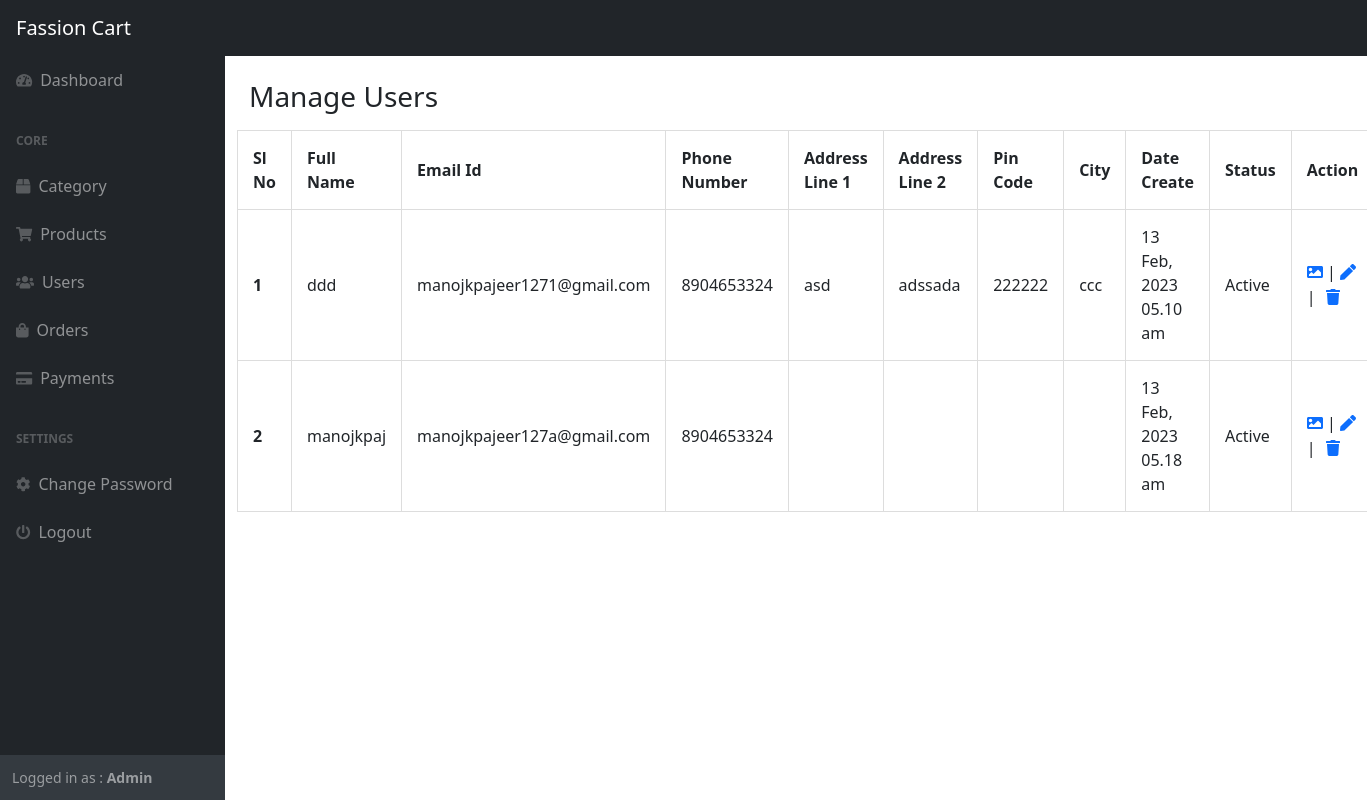
Before: /admin/user.php (signed in) with the older database file.
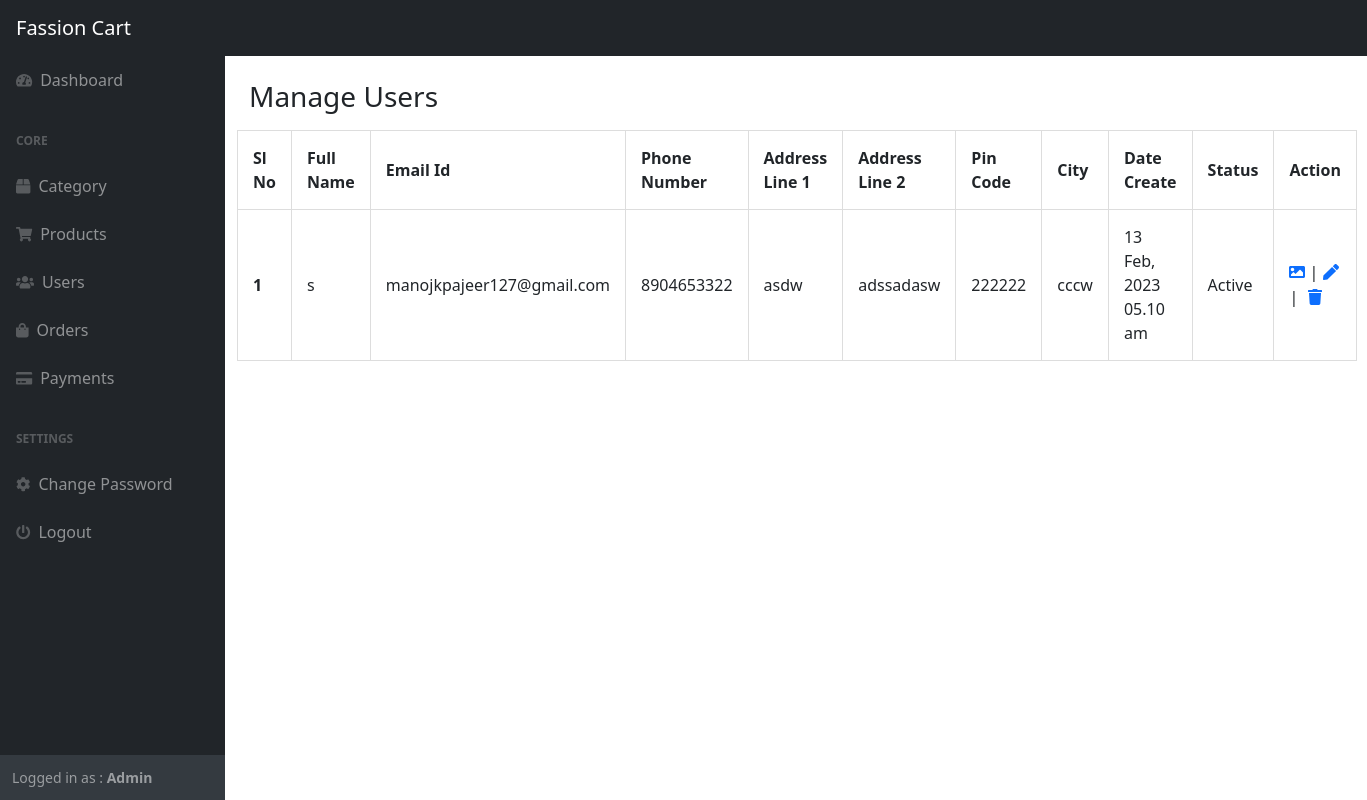
After: the same page with the newer database file.
### tables this page shows
CREATE TABLE IF NOT EXISTS `user_master` (
  `user_id` int NOT NULL AUTO_INCREMENT,
  `user_name` varchar(50) DEFAULT NULL,
  `user_email_id` varchar(75) DEFAULT NULL,
  `user_phone_number` varchar(10) DEFAULT NULL,
  `address_line_1` varchar(250) DEFAULT NULL,
  `address_line_2` varchar(250) DEFAULT NULL,
  `pin_code` varchar(10) DEFAULT NULL,
  `city` varchar(50) DEFAULT NULL,
  `user_date_create` timestamp NULL DEFAULT NULL,
  `user_status` tinyint(1) DEFAULT NULL,
  PRIMARY KEY (`user_id`)
);

### admin/user.php (the view, shortened to what this page needs)
<?php
    require_once '../include/connection.php';
    require_once './assets/pages/admin-link.php';
    require_once './assets/pages/admin-header.php';
?>
        <div id="layoutSidenav">
            <?php
                require_once './assets/pages/admin-sidebar.php';
            ?>
            <div id="layoutSidenav_content">
                <main>
                    <div class="container-fluid p-4">
                        <div class="row">
                            <div class="col-9" >
                                <h3 class="mb-3">Manage Users</h1>
                            </div>
                                <table id="datatablesSimple">
                                    <thead>
                                        <tr>
                                            <th>Sl No</th>
                                            <th>Full Name</th>
                                            <th>Email Id</th>
                                            <th>Phone Number</th>
                                            <th>Address Line 1</th>
                                            <th>Address Line 2</th>
                                            <th>Pin Code</th>
                                            <th>City</th>
                                            <th>Date Create</th>
                                            <th>Status</th>
                                            <th>Action</th>
                                        </tr>
                                    </thead>
                                    <tbody>
                                    <?php
                                        $resData = mysqli_query($conn, "SELECT * FROM user_master");
                                        if (mysqli_num_rows($resData) > 0) {
                                            $count = 1;
                                            while($rowData = mysqli_fetch_assoc($resData)) {
                                                echo "<tr>";
                                                echo "<th>".$count."</th>";
                                                echo "<td>".$rowData['user_name']."</td>";
                                                echo "<td>".$rowData['user_email_id']."</td>";
                                                echo "<td>".$rowData['user_phone_number']."</td>";
                                                echo "<td>".$rowData['address_line_1']."</td>";
                                                echo "<td>".$rowData['address_line_2']."</td>";
                                                echo "<td>".$rowData['pin_code']."</td>";
                                                echo "<td>".$rowData['city']."</td>";
                                                echo "<td>".date_format(date_create($rowData['user_date_create']), 'd M, Y h.i a') . "</td>";
                                                echo "<td>";
                                                if ($rowData['user_status']) {
                                                    echo "Active";
                                                } else {
                                                    echo "In-Active";
                                                }
                                                echo "</td>";
                                                echo "<td>";
                                                ?>
                                                <form method="POST">
                                                    <a href="gallery.php?id=<?php echo $rowData['user_id'];?>"><i class='fa fa-image'></i></a> |
                                                    <a href="#" data-bs-toggle="modal" data-bs-target="#modal<?php echo $rowData['user_id'];?>"><i class='fa fa-pen'></i></a> |
                                                    <button style="background-color: transparent;border: none;" name="delete" href= "user.php" onClick="return confirm('Are you sure you want to delete?')" type="submit"><i style="color: #0d6efd;" class="fa fa-trash"></i></button>
                                                </form>
                                                <?php
                                                echo "</td>";
                                                echo "</tr>";
                                                $count++;
                                                ?>
                                                <?php
                                            }
                                        }
                                    ?>
                                    </tbody>
                        </table>
                        </div>
                    </div>
                </main>
            </div>
        </div>
<?php
    require_once './assets/pages/admin-footer.php';
?>

### admin/assets/pages/admin-link.php (shortened to what this page needs)
<!DOCTYPE html>
<html lang="en">
    <head>
        <link href="https://cdn.jsdelivr.net/npm/simple-datatables@latest/dist/style.css" rel="stylesheet" />
        <link href="./assets/css/styles.css" rel="stylesheet" />
        <link href="https://cdn.jsdelivr.net/npm/summernote@0.8.18/dist/summernote-lite.min.css" rel="stylesheet">
    </head>
    <body class="sb-nav-fixed">

### admin/assets/pages/admin-header.php (shortened to what this page needs)
<nav class="sb-topnav navbar navbar-expand navbar-dark bg-dark">
    <a class="navbar-brand ps-3" style="color: white;" href="donor.php">Fassion Cart</a>
</nav>

### admin/assets/pages/admin-sidebar.php
<div id="layoutSidenav_nav">
    <nav class="sb-sidenav accordion sb-sidenav-dark" id="sidenavAccordion">
        <div class="sb-sidenav-menu">
            <div class="nav" >
                <a class="nav-link" href="home.php">
                    <div class="sb-nav-link-icon" ><i class="fas fa-tachometer-alt"></i></div>
                    Dashboard
                </a>
                <div class="sb-sidenav-menu-heading">Core</div>
                <a class="nav-link"  href="category.php">
                    <div class="sb-nav-link-icon" ><i class="fas fa-box"></i></div>
                   Category
                </a>
                <a class="nav-link"  href="product.php">
                    <div class="sb-nav-link-icon" ><i class="fas fa-shopping-cart"></i></div>
                   Products
                </a>
                <a class="nav-link"  href="user.php">
                    <div class="sb-nav-link-icon" ><i class="fas fa-users"></i></div>
                   Users
                </a>
                <a class="nav-link"  href="order.php">
                    <div class="sb-nav-link-icon" ><i class="fas fa-shopping-bag"></i></div>
                   Orders
                </a>
                <a class="nav-link"  href="payment.php">
                    <div class="sb-nav-link-icon" ><i class="fas fa-credit-card"></i></div>
                   Payments
                </a>
                <div class="sb-sidenav-menu-heading" >Settings</div>
                <a class="nav-link"  href="settings.php">
                    <div class="sb-nav-link-icon" ><i class="fas fa-cog"></i></div>
                    Change Password
                </a>
                <a class="nav-link"  href="./assets/pages/logout.php">
                    <div class="sb-nav-link-icon" ><i class="fas fa-power-off"></i></div>
                    Logout
                </a>
            </div>
        </div>
        <div class="sb-sidenav-footer">
            <div class="small">Logged in as :
                <strong>
                Admin</strong>
            </div>
        </div>
    </nav>
</div>

### admin/assets/pages/admin-footer.php (shortened to what this page needs)
    </body>
</html>

### admin/user.php (style rules this page uses)
table, td, th { border: 1px solid #ddd; text-align: left; }
table { border-collapse: collapse; width: 100%; }
th, td { padding: 15px; }

Changed rows visible on the page:
removed user_master: user_name "manojkpaj", user_email "manojkpajeer127a@gmail.com", user_phone_number "8904653324", user_date_create "13 Feb, 2023 05.18 am", user_status "Active"
changed user_master: user_name "ddd" → "s"; user_email "manojkpajeer1271@gmail.com" → "manojkpajeer127@gmail.com"; user_phone_number "8904653324" → "8904653322"; address_line_1 "asd" → "asdw"; address_line_2 "adssada" → "adssadasw"; city "ccc" → "cccw"
